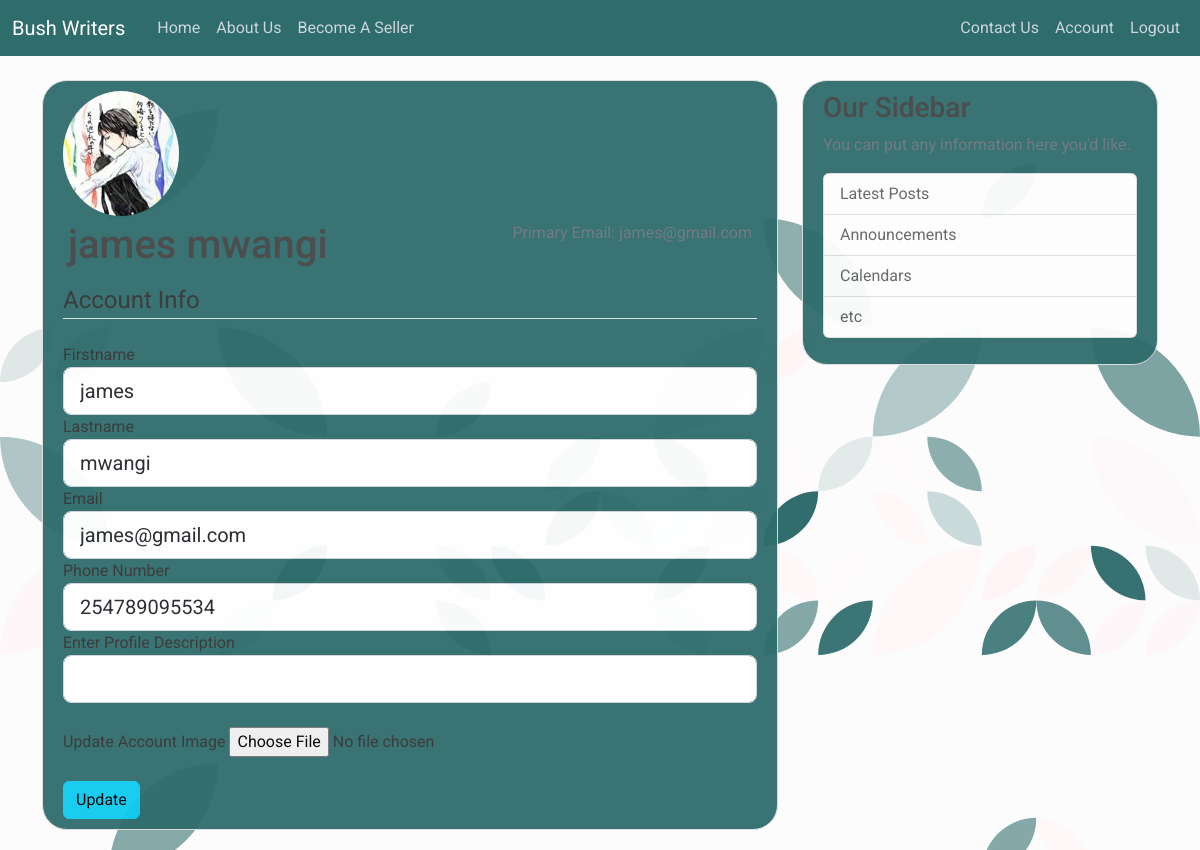
The app's page /update (signed in), older data.
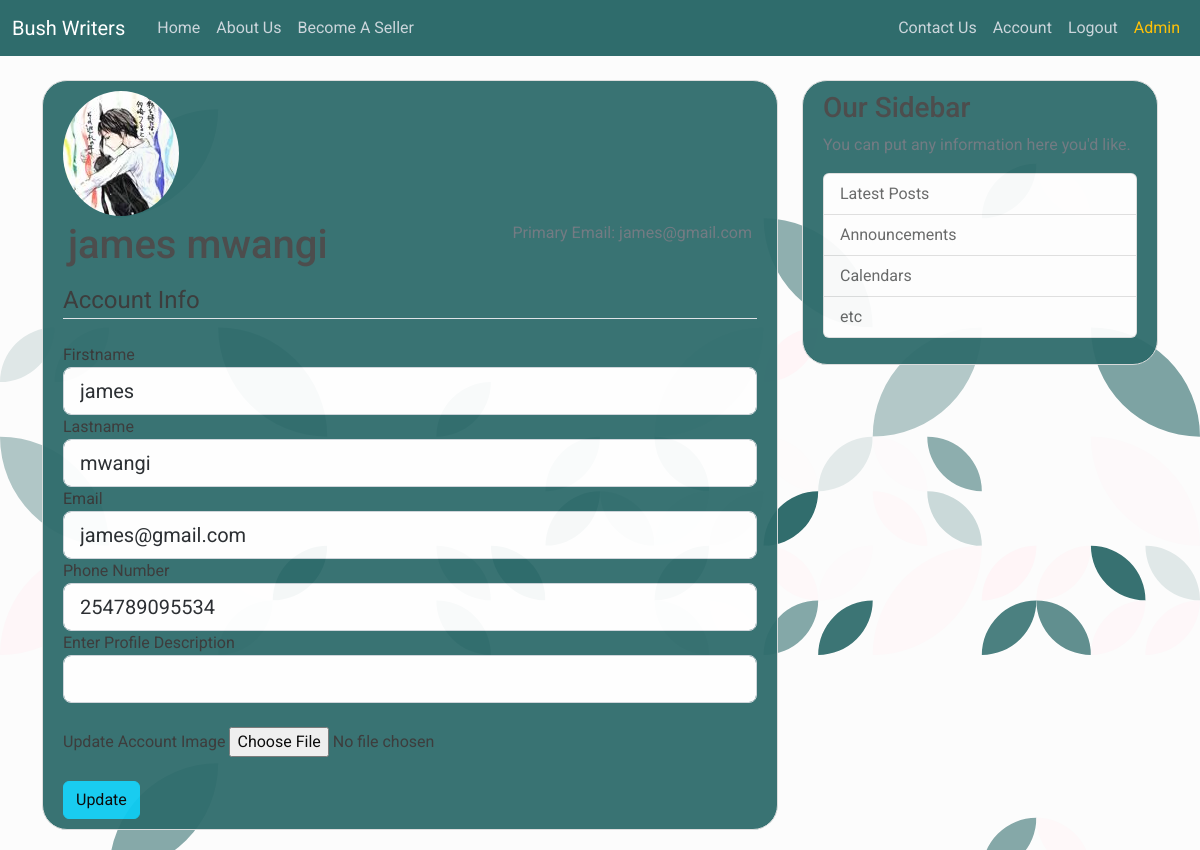
The same page, newer data.
### main/views.py (the view)
@main.route('/update', methods = ['GET', 'POST'])
def update_profile():
    update_form = Update_User_Account()
    if update_form.validate_on_submit():
        email = update_form.email.data
        firstname = update_form.first_name.data
        lastname = update_form.last_name.data
        phone_number = update_form.phone.data
        profile_description = update_form.profile_details.data
        profile_image = update_form.profile_image.data
        if profile_image:
            picture_file = save_picture_thumbnail(profile_image)
            current_user.profile_photo = picture_file
        current_user.username = firstname + " " + lastname
        current_user.email = email
        current_user.phone_number = phone_number
        current_user.profile_description = profile_description
        db.session.commit()
        flash('Your account has been updated!', 'success')
        return redirect(url_for('main.user_profile', id = current_user.id))
    elif request.method == 'GET':
        my_username = fr"{current_user.username}"
        first_name, last_name = my_username.split()
        update_form.first_name.data = first_name
        update_form.last_name.data = last_name
        update_form.email.data = current_user.email
        update_form.phone.data = current_user.phone_number
        update_form.profile_details.data = current_user.profile_description
        update_form.profile_image.data = current_user.profile_photo
    image_file = url_for('static', filename='images/profile_pics/' + current_user.profile_photo)
    return render_template('update_account_form.html', title='Account',
                           image_file=image_file, form=update_form)

### auth/form_fields.py
class Update_User_Account(FlaskForm):
    first_name = StringField('Firstname',
                validators=[InputRequired(message='Firstname required'),
                Length(min=3, max=25, message='First name must be between 3 and 25 characters')])
    last_name = StringField('Lastname',
                validators=[InputRequired(message='Username required'),
                Length(min=3, max=25, message='Last name must be between 3 and 25 characters')])
    profile_image = FileField('Update Account Image', validators=[FileAllowed(['jpg', 'png', 'jpeg', 'gif'])])
    profile_details = StringField('Enter Profile Description',
                validators=[ Length(max=100, message='The description must be less than 100 characters')])
    email = EmailField('Email', validators=[InputRequired(message='Enter a valid email address(i.e user121@email.com)'), Email()])
    phone = StringField('Phone Number', validators=[DataRequired()])
    submit = SubmitField('Update')

### templates/update_account_form.html (shortened to what the changed rows need)
{% extends "base.html" %}
{% block stylesheets %}
    <link href="https://cdn.jsdelivr.net/npm/bootstrap@5.2.0/dist/css/bootstrap.min.css" rel="stylesheet">
    <link rel="stylesheet" type="text/css" href="{{ url_for('static', filename='css/styles.css') }}" >
{% endblock stylesheets %}
{% block content %}
    <div class="content-section">
      <div class="media">
        <div class="media-body">
          <h2 class="account-heading">{{ current_user.username }}</h2>
        </div>
      </div>
    </div>
{% endblock content %}

Row changes from the older to the newer data that the page shows:
changed User "james mwangi": admin empty → True (drawn)
Text that changed along with them:
text now shown: "Admin"
